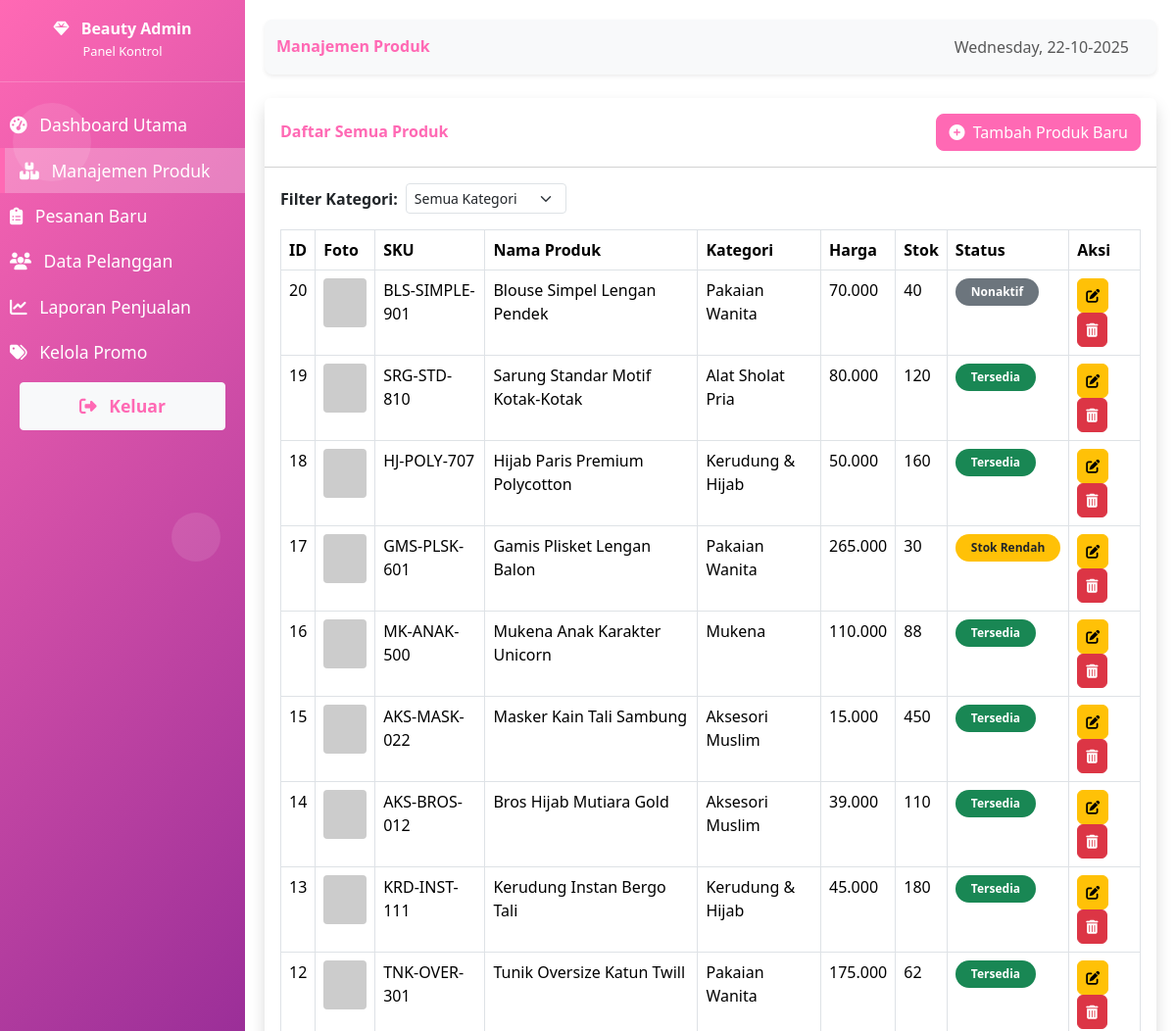
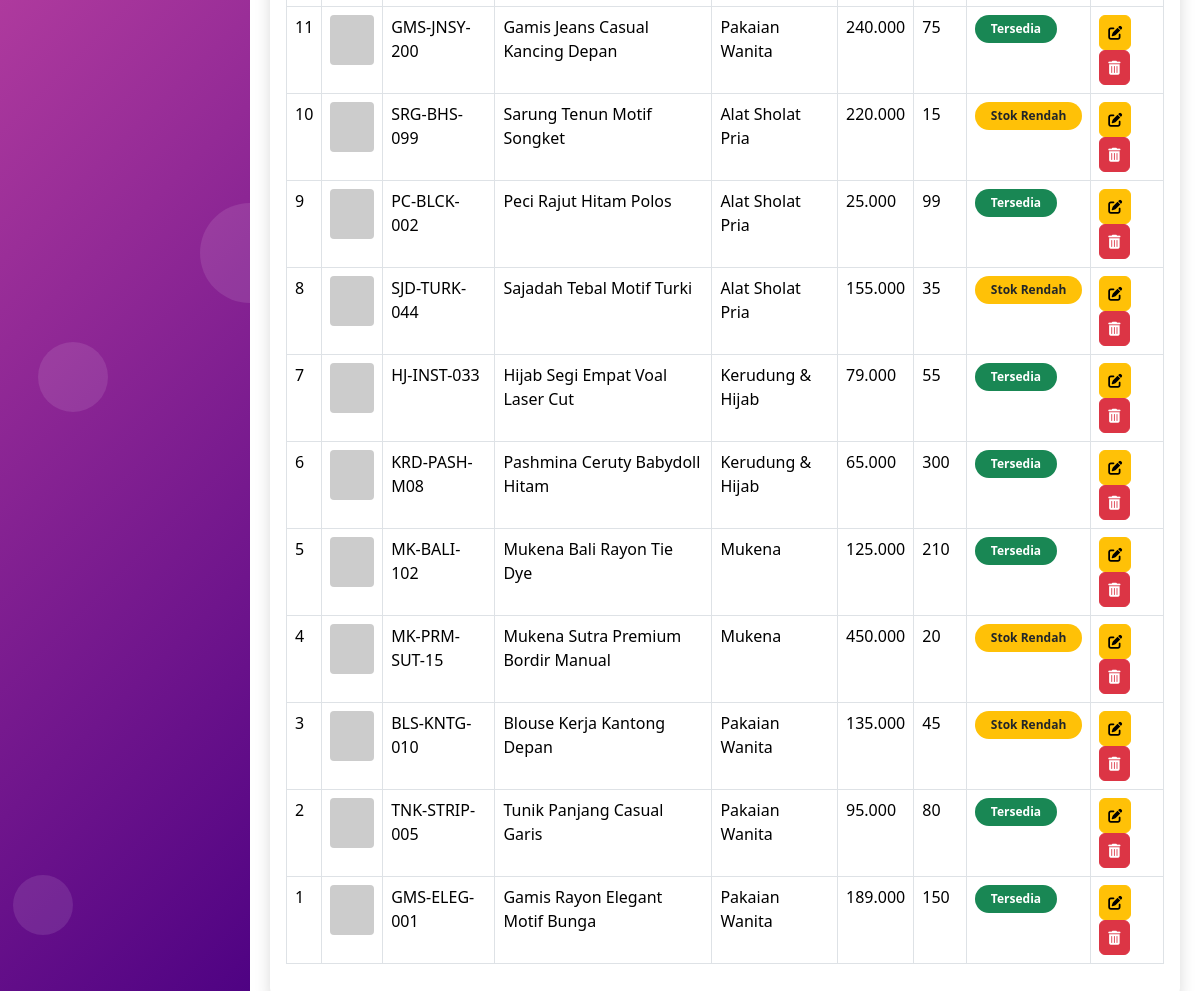
Page /admin/manajemen-produk.php?edit_id=18 on the committed database (2 pictures, top to bottom).
### tables this page shows
CREATE TABLE `products` (
  `id` int(11) NOT NULL,
  `category_id` int(11) NOT NULL,
  `sku` varchar(20) NOT NULL,
  `name` varchar(255) NOT NULL,
  `slug` varchar(255) NOT NULL,
  `description` text DEFAULT NULL,
  `price` decimal(10,2) NOT NULL,
  `stock` int(11) NOT NULL DEFAULT 0,
  `image_url` varchar(255) DEFAULT NULL,
  `is_active` tinyint(1) NOT NULL DEFAULT 1,
  `created_at` timestamp NOT NULL DEFAULT current_timestamp(),
  `updated_at` timestamp NOT NULL DEFAULT current_timestamp() ON UPDATE current_timestamp()
);

CREATE TABLE `categories` (
  `id` int(11) NOT NULL,
  `name` varchar(50) NOT NULL,
  `slug` varchar(50) NOT NULL,
  `description` text DEFAULT NULL,
  `created_at` timestamp NOT NULL DEFAULT current_timestamp()
);

### admin/proses/get_manajemen-produk.php (called while the page is built, shortened)
<?php
$query_products = "
SELECT
p.*,
c.name AS category_name
FROM products p
JOIN categories c ON p.category_id = c.id
ORDER BY p.id DESC
";
$result_products = mysqli_query($conn, $query_products);
?>

### admin/manajemen-produk.php (the view, shortened to what this page needs)
<?php
require_once '../db_connect.php';
require_once './proses/get_manajemen-produk.php';
?>
<!DOCTYPE html>
<html lang="id">
<head>
    <script src="https://cdn.tailwindcss.com"></script>
    <link href="https://cdn.jsdelivr.net/npm/bootstrap@5.3.3/dist/css/bootstrap.min.css" rel="stylesheet">
    <link rel="stylesheet" href="https://cdnjs.cloudflare.com/ajax/libs/font-awesome/6.5.2/css/all.min.css">
    <link rel="stylesheet" href="https://cdn.datatables.net/2.0.8/css/dataTables.bootstrap5.css">
    <link rel="stylesheet" href="/beauty-fashion/css/style-admin.css">
</head>
<body>
    <div class="wrapper">
        <?php include 'sidebar.php';?>
        <div id="content">
            <nav class="navbar navbar-expand-lg navbar-light bg-light rounded-3 mb-4 shadow-sm">
                <div class="container-fluid">
                    <h2 class="text-pink-primary fw-bold mb-0">Manajemen Produk</h2>
                    <div class="d-flex">
                        <span class="navbar-text me-3 d-none d-sm-inline">
                            <?php echo date('l, d-m-Y'); ?>
                        </span>
                    </div>
                </div>
            </nav>
            <div class="card shadow mb-4 border-0 rounded-lg">
                <div class="card-header py-3 bg-white d-flex justify-content-between align-items-center">
                    <h6 class="m-0 fw-bold" style="color: var(--bs-pink-primary);">Daftar Semua Produk</h6>
                    <button class="btn btn-pink-primary rounded-lg" data-bs-toggle="modal"
                        data-bs-target="#productFormModal" id="btnAddProduct">
                        <i class="fas fa-plus-circle me-1"></i> Tambah Produk Baru
                    </button>
                </div>
                <div class="card-body">
                    <div class="mb-3 d-flex align-items-center">
                        <label for="categoryFilter" class="form-label fw-semibold me-2 mb-0">Filter Kategori:</label>
                        <select id="categoryFilter" class="form-select form-select-sm" style="width: auto;">
                            <option value="">Semua Kategori</option>
                        </select>
                    </div>
                    <div class="table-responsive">
                        <table class="table table-bordered table-hover" id="productTable" width="100%" cellspacing="0">
                            <thead class="bg-light">
                                <tr>
                                    <th>ID</th>
                                    <th>Foto</th>
                                    <th>SKU</th>
                                    <th>Nama Produk</th>
                                    <th>Kategori</th>
                                    <th>Harga</th>
                                    <th>Stok</th>
                                    <th>Status</th>
                                    <th>Aksi</th>
                                </tr>
                            </thead>
                            <tbody>
                                <?php if (mysqli_num_rows($result_products) > 0): ?>
                                <?php mysqli_data_seek($result_products, 0);
                                while ($product = mysqli_fetch_assoc($result_products)): ?>
                                <tr>
                                    <td class="product-id"><?php echo htmlspecialchars($product['id']); ?></td>
                                    <td>
                                        <?php
                                        $image_url = !empty($product['image_url']) ? htmlspecialchars($product['image_url']) : 'https://placehold.co/50x50/cccccc/333333?text=N/A';
                                        $product_initial = substr(htmlspecialchars($product['name']), 0, 1);
                                        if (empty($product['image_url'])) {
                                            $image_url = "https://placehold.co/50x50/e83e8c/ffffff?text={$product_initial}";
                                        }
                                        ?>
                                        <img src="<?php echo $image_url; ?>" class="product-image-thumb"
                                            alt="<?php echo htmlspecialchars($product['name']); ?>"
                                            onerror="this.onerror=null; this.src='https://placehold.co/50x50/e83e8c/ffffff?text=X'">
                                    </td>
                                    <td><?php echo htmlspecialchars($product['sku']); ?></td>
                                    <td><?php echo htmlspecialchars($product['name']); ?></td>
                                    <td><?php echo htmlspecialchars($product['category_name']); ?></td>
                                    <td><?php echo number_format($product['price'], 0, ',', '.'); ?></td>
                                    <td><?php echo htmlspecialchars($product['stock']); ?></td>
                                    <td>
                                        <?php
                                        $stock = (int)$product['stock'];
                                        $is_active = (int)$product['is_active'];
                                        $status_text = 'Nonaktif';
                                        $status_class = 'bg-secondary';
                                        if ($is_active == 1) {
                                            if ($stock > 50) {
                                                $status_text = 'Tersedia';
                                                $status_class = 'bg-success';
                                            } elseif ($stock > 0 && $stock <= 50) {
                                                $status_text = 'Stok Rendah';
                                                $status_class = 'bg-warning text-dark';
                                            } else {
                                                $status_text = 'Habis';
                                                $status_class = 'bg-danger';
                                            }
                                        }
                                        ?>
                                        <span
                                            class="badge <?php echo $status_class; ?> py-2 px-3 rounded-pill"><?php echo $status_text; ?></span>
                                    </td>
                                    <td class="btn-action-group">
                                        <a href="manajemen-produk.php?edit_id=<?php echo $product['id']; ?>"
                                            class="btn btn-warning me-1 rounded-lg" title="Edit Produk"><i
                                                class="fas fa-edit"></i></a>
                                        <a href="./proses/proses_manajemen-produk.php?action=delete&id=<?php echo $product['id']; ?>"
                                            class="btn btn-danger rounded-lg"
                                            onclick="return confirm('Yakin ingin menghapus produk <?php echo htmlspecialchars($product['name']); ?>? Tindakan ini tidak dapat dibatalkan.');"
                                            title="Hapus Produk"><i class="fas fa-trash-alt"></i></a>
                                    </td>
                                </tr>
                                <?php endwhile; ?>
                                <?php endif; ?>
                            </tbody>
                        </table>
                    </div>
                </div>
            </div>
        </div>
    </div>
</body>
</html>

### css/style-admin.css (style rules this page uses)
:root { --bs-pink-primary: #ff69b4; --bs-gradient-start: #ff69b4; --bs-gradient-end: #4b0082; --bs-sidebar-color: #fce4ec; --bs-active-bg: #ff69b4; }
.wrapper { display: flex; min-height: 100vh; }
#content { width: 100%; padding: 20px; transition: all 0.3s; }
.btn-pink-primary { background-color: var(--bs-pink-primary); border-color: var(--bs-pink-primary); color: white; }
.text-pink-primary { color: var(--bs-pink-primary) !important; }
.btn-action-group .btn { padding: 0.375rem 0.5rem; font-size: 0.875rem; border-radius: 0.375rem; }
.product-image-thumb { width: 50px; height: 50px; object-fit: cover; border-radius: 0.375rem; }
.product-image-thumb { width: 50px; height: 50px; object-fit: cover; border-radius: 4px; }
.btn-action-group .btn { padding: 0.375rem 0.5rem; }

### admin/manajemen-produk.php (style rules this page uses)
.product-image-thumb { width: 50px; height: 50px; object-fit: cover; border-radius: 4px; }
.btn-action-group .btn { padding: 0.375rem 0.5rem; }

### rows in the picture
products: id "20", sku "BLS-SIMPLE-901", name "Blouse Simpel Lengan Pendek", category.name "Pakaian Wanita", price "70.000", stock "40", status_text "Nonaktif"
products: id "19", sku "SRG-STD-810", name "Sarung Standar Motif Kotak-Kotak", category.name "Alat Sholat Pria", price "80.000", stock "120", stock "Tersedia"
products: id "18", sku "HJ-POLY-707", name "Hijab Paris Premium Polycotton", category.name "Kerudung & Hijab", price "50.000", stock "160", stock "Tersedia"
products: id "17", sku "GMS-PLSK-601", name "Gamis Plisket Lengan Balon", category.name "Pakaian Wanita", price "265.000", stock "30", stock "Stok Rendah"
products: id "16", sku "MK-ANAK-500", name "Mukena Anak Karakter Unicorn", category.name "Mukena", price "110.000", stock "88", stock "Tersedia"
products: id "15", sku "AKS-MASK-022", name "Masker Kain Tali Sambung", category.name "Aksesori Muslim", price "15.000", stock "450", stock "Tersedia"
products: id "14", sku "AKS-BROS-012", name "Bros Hijab Mutiara Gold", category.name "Aksesori Muslim", price "39.000", stock "110", stock "Tersedia"
products: id "13", sku "KRD-INST-111", name "Kerudung Instan Bergo Tali", category.name "Kerudung & Hijab", price "45.000", stock "180", stock "Tersedia"
products: id "12", sku "TNK-OVER-301", name "Tunik Oversize Katun Twill", category.name "Pakaian Wanita", price "175.000", stock "62", stock "Tersedia"
products: id "11", sku "GMS-JNSY-200", name "Gamis Jeans Casual Kancing Depan", category.name "Pakaian Wanita", price "240.000", stock "75", stock "Tersedia"
products: id "10", sku "SRG-BHS-099", name "Sarung Tenun Motif Songket", category.name "Alat Sholat Pria", price "220.000", stock "15", stock "Stok Rendah"
products: id "9", sku "PC-BLCK-002", name "Peci Rajut Hitam Polos", category.name "Alat Sholat Pria", price "25.000", stock "99", stock "Tersedia"
products: id "8", sku "SJD-TURK-044", name "Sajadah Tebal Motif Turki", category.name "Alat Sholat Pria", price "155.000", stock "35", stock "Stok Rendah"
products: id "7", sku "HJ-INST-033", name "Hijab Segi Empat Voal Laser Cut", category.name "Kerudung & Hijab", price "79.000", stock "55", stock "Tersedia"
products: id "6", sku "KRD-PASH-M08", name "Pashmina Ceruty Babydoll Hitam", category.name "Kerudung & Hijab", price "65.000", stock "300", stock "Tersedia"
products: id "5", sku "MK-BALI-102", name "Mukena Bali Rayon Tie Dye", category.name "Mukena", price "125.000", stock "210", stock "Tersedia"
products: id "4", sku "MK-PRM-SUT-15", name "Mukena Sutra Premium Bordir Manual", category.name "Mukena", price "450.000", stock "20", stock "Stok Rendah"
products: id "3", sku "BLS-KNTG-010", name "Blouse Kerja Kantong Depan", category.name "Pakaian Wanita", price "135.000", stock "45", stock "Stok Rendah"
products: id "2", sku "TNK-STRIP-005", name "Tunik Panjang Casual Garis", category.name "Pakaian Wanita", price "95.000", stock "80", stock "Tersedia"
products: id "1", sku "GMS-ELEG-001", name "Gamis Rayon Elegant Motif Bunga", category.name "Pakaian Wanita", price "189.000", stock "150", stock "Tersedia"
